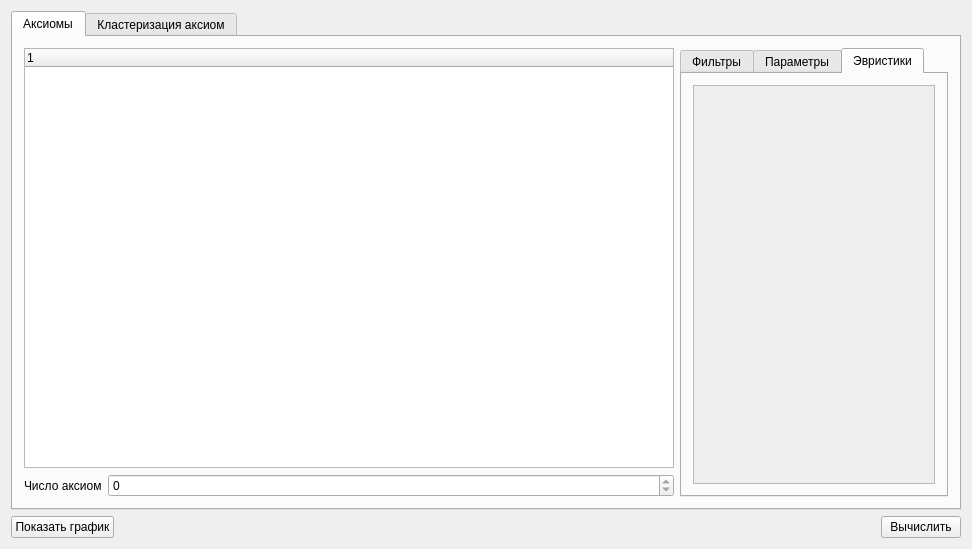
<?xml version="1.0" encoding="UTF-8"?>
<ui version="4.0">
 <class>Stage2Class</class>
 <widget class="QWidget" name="Stage2Class">
  <property name="geometry">
   <rect>
    <x>0</x>
    <y>0</y>
    <width>972</width>
    <height>549</height>
   </rect>
  </property>
  <property name="windowTitle">
   <string>Stage2</string>
  </property>
  <layout class="QVBoxLayout" name="verticalLayout">
   <item>
    <layout class="QHBoxLayout" name="horizontalLayout_3" stretch="0">
     <item>
      <widget class="QTabWidget" name="tabWidget">
       <property name="sizePolicy">
        <sizepolicy hsizetype="Expanding" vsizetype="Expanding">
         <horstretch>0</horstretch>
         <verstretch>0</verstretch>
        </sizepolicy>
       </property>
       <property name="currentIndex">
        <number>0</number>
       </property>
       <widget class="QWidget" name="tab">
        <attribute name="title">
         <string>Аксиомы</string>
        </attribute>
        <layout class="QHBoxLayout" name="horizontalLayout">
         <item>
          <layout class="QVBoxLayout" name="verticalLayout_2">
           <item>
            <layout class="QHBoxLayout" name="horizontalLayout_classSelect"/>
           </item>
           <item>
            <widget class="QTreeWidget" name="treeWidget_axioms">
             <property name="sizePolicy">
              <sizepolicy hsizetype="Expanding" vsizetype="Expanding">
               <horstretch>1</horstretch>
               <verstretch>1</verstretch>
              </sizepolicy>
             </property>
             <property name="minimumSize">
              <size>
               <width>650</width>
               <height>0</height>
              </size>
             </property>
             <property name="columnCount">
              <number>1</number>
             </property>
             <column>
              <property name="text">
               <string notr="true">1</string>
              </property>
             </column>
            </widget>
           </item>
           <item>
            <layout class="QHBoxLayout" name="horizontalLayout_5">
             <item>
              <layout class="QFormLayout" name="formLayout_number">
               <property name="fieldGrowthPolicy">
                <enum>QFormLayout::AllNonFixedFieldsGrow</enum>
               </property>
               <item row="0" column="0">
                <widget class="QLabel" name="Label">
                 <property name="text">
                  <string>Число аксиом</string>
                 </property>
                </widget>
               </item>
               <item row="0" column="1">
                <widget class="QSpinBox" name="SpinBox_numberOfAxioms">
                 <property name="readOnly">
                  <bool>true</bool>
                 </property>
                 <property name="maximum">
                  <number>99999</number>
                 </property>
                </widget>
               </item>
              </layout>
             </item>
             <item>
              <layout class="QHBoxLayout" name="horizontalLayout_selectionManager"/>
             </item>
            </layout>
           </item>
          </layout>
         </item>
         <item>
          <widget class="QTabWidget" name="tabWidget_2">
           <property name="currentIndex">
            <number>2</number>
           </property>
           <widget class="QWidget" name="tab_3">
            <attribute name="title">
             <string>Фильтры</string>
            </attribute>
            <layout class="QHBoxLayout" name="horizontalLayout_4">
             <item>
              <widget class="QScrollArea" name="scrollArea_3">
               <property name="frameShape">
                <enum>QFrame::StyledPanel</enum>
               </property>
               <property name="frameShadow">
                <enum>QFrame::Plain</enum>
               </property>
               <property name="widgetResizable">
                <bool>true</bool>
               </property>
               <widget class="QWidget" name="scrollAreaWidgetContents_3">
                <property name="geometry">
                 <rect>
                  <x>0</x>
                  <y>0</y>
                  <width>59</width>
                  <height>40</height>
                 </rect>
                </property>
                <layout class="QVBoxLayout" name="verticalLayout_7">
                 <item>
                  <widget class="QWidget" name="widget_axiomFilters" native="true">
                   <property name="sizePolicy">
                    <sizepolicy hsizetype="Preferred" vsizetype="Preferred">
                     <horstretch>1</horstretch>
                     <verstretch>0</verstretch>
                    </sizepolicy>
                   </property>
                   <layout class="QVBoxLayout" name="verticalLayout_axiomFilters"/>
                  </widget>
                 </item>
                </layout>
               </widget>
              </widget>
             </item>
            </layout>
           </widget>
           <widget class="QWidget" name="tab_4">
            <attribute name="title">
             <string>Параметры</string>
            </attribute>
            <layout class="QVBoxLayout" name="verticalLayout_3">
             <item>
              <widget class="QScrollArea" name="scrollArea">
               <property name="frameShape">
                <enum>QFrame::StyledPanel</enum>
               </property>
               <property name="frameShadow">
                <enum>QFrame::Plain</enum>
               </property>
               <property name="verticalScrollBarPolicy">
                <enum>Qt::ScrollBarAsNeeded</enum>
               </property>
               <property name="horizontalScrollBarPolicy">
                <enum>Qt::ScrollBarAlwaysOff</enum>
               </property>
               <property name="widgetResizable">
                <bool>true</bool>
               </property>
               <widget class="QWidget" name="scrollAreaWidgetContents_2">
                <property name="geometry">
                 <rect>
                  <x>0</x>
                  <y>0</y>
                  <width>78</width>
                  <height>22</height>
                 </rect>
                </property>
                <layout class="QVBoxLayout" name="verticalLayout_4">
                 <item>
                  <layout class="QVBoxLayout" name="verticalLayout_params"/>
                 </item>
                </layout>
               </widget>
              </widget>
             </item>
            </layout>
           </widget>
           <widget class="QWidget" name="tab_5">
            <attribute name="title">
             <string>Эвристики</string>
            </attribute>
            <layout class="QVBoxLayout" name="verticalLayout_5">
             <item>
              <widget class="QScrollArea" name="scrollArea_2">
               <property name="frameShape">
                <enum>QFrame::StyledPanel</enum>
               </property>
               <property name="frameShadow">
                <enum>QFrame::Plain</enum>
               </property>
               <property name="horizontalScrollBarPolicy">
                <enum>Qt::ScrollBarAlwaysOff</enum>
               </property>
               <property name="widgetResizable">
                <bool>true</bool>
               </property>
               <widget class="QWidget" name="scrollAreaWidgetContents">
                <property name="geometry">
                 <rect>
                  <x>0</x>
                  <y>0</y>
                  <width>238</width>
                  <height>398</height>
                 </rect>
                </property>
                <layout class="QVBoxLayout" name="verticalLayout_6">
                 <item>
                  <layout class="QVBoxLayout" name="verticalLayout_heuristics"/>
                 </item>
                 <item>
                  <spacer name="verticalSpacer">
                   <property name="orientation">
                    <enum>Qt::Vertical</enum>
                   </property>
                   <property name="sizeHint" stdset="0">
                    <size>
                     <width>20</width>
                     <height>40</height>
                    </size>
                   </property>
                  </spacer>
                 </item>
                </layout>
               </widget>
              </widget>
             </item>
            </layout>
           </widget>
          </widget>
         </item>
        </layout>
       </widget>
       <widget class="QWidget" name="tab_2">
        <attribute name="title">
         <string>Кластеризация аксиом</string>
        </attribute>
        <layout class="QVBoxLayout" name="verticalLayout_clusteringTab">
         <item>
          <widget class="QWidget" name="widget" native="true">
           <layout class="QVBoxLayout" name="verticalLayout_clustering"/>
          </widget>
         </item>
        </layout>
       </widget>
      </widget>
     </item>
    </layout>
   </item>
   <item>
    <layout class="QHBoxLayout" name="horizontalLayout_2">
     <item>
      <widget class="QPushButton" name="pushButton_showPlots">
       <property name="text">
        <string>Показать график</string>
       </property>
      </widget>
     </item>
     <item>
      <spacer name="horizontalSpacer">
       <property name="orientation">
        <enum>Qt::Horizontal</enum>
       </property>
       <property name="sizeHint" stdset="0">
        <size>
         <width>40</width>
         <height>20</height>
        </size>
       </property>
      </spacer>
     </item>
     <item>
      <widget class="QPushButton" name="pushButton_compute">
       <property name="text">
        <string>Вычислить</string>
       </property>
      </widget>
     </item>
    </layout>
   </item>
  </layout>
 </widget>
 <layoutdefault spacing="6" margin="11"/>
 <resources/>
 <connections/>
</ui>
